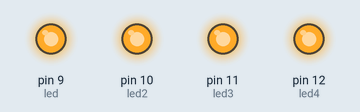
Simulated run of this sketch. Board: Arduino Uno, built with avr-gcc and run on an emulated ATmega328P. Shown: output pins drawn as LEDs (lit = HIGH).

Above: at 0.5 s.
At 3.5 s:
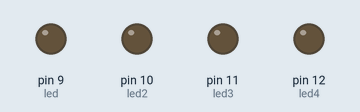
Timing chart, 0 to 4.6 s (numbered marks = the images above):
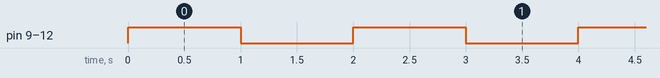

Measured:
- by itself, pin 9 (led), pin 10 (led2), pin 11 (led3), pin 12 (led4): alternates HIGH for 1.0 s and LOW for 1.0 s

The sketch:

ExercicioLed2.ino
```cpp
int led4 = 12;
int led3 = 11;
int led2 = 10;
int led = 9;


void setup() {
  pinMode(led, OUTPUT);
  pinMode(led2, OUTPUT);
  pinMode(led3, OUTPUT);
  pinMode(led4, OUTPUT);
}

void loop() {
  digitalWrite(led, HIGH);
  digitalWrite(led2, HIGH);
  digitalWrite(led3, HIGH);
  digitalWrite(led4, HIGH);
  delay(1000);
  digitalWrite(led, LOW);
  digitalWrite(led2, LOW);
  digitalWrite(led3, LOW);
  digitalWrite(led4, LOW);
  delay(1000);

}
```
